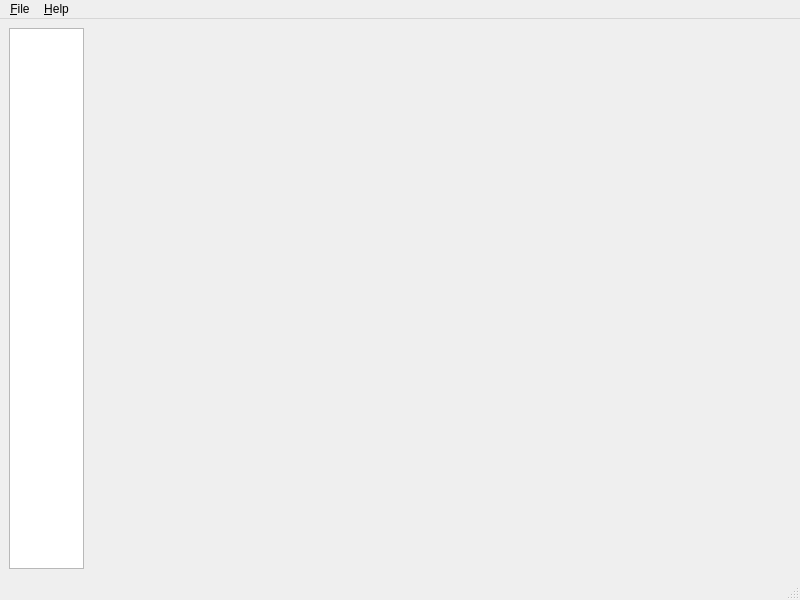
<?xml version="1.0" encoding="UTF-8"?>
<ui version="4.0">
 <class>MainWindow</class>
 <widget class="QMainWindow" name="MainWindow">
  <property name="geometry">
   <rect>
    <x>0</x>
    <y>0</y>
    <width>800</width>
    <height>600</height>
   </rect>
  </property>
  <property name="windowIcon">
   <iconset>:/stressed-icon.svg</iconset>
  </property>
  <widget class="QWidget" name="centralwidget">
   <layout class="QHBoxLayout">
    <item>
     <widget class="QListView" name="resourcesView">
      <property name="sizePolicy">
       <sizepolicy vsizetype="Expanding" hsizetype="Fixed">
        <horstretch>0</horstretch>
        <verstretch>0</verstretch>
       </sizepolicy>
      </property>
      <property name="maximumSize">
       <size>
        <width>75</width>
        <height>16777215</height>
       </size>
      </property>
      <property name="font">
       <font>
        <family>Monospace, Courier</family>
       </font>
      </property>
      <property name="contextMenuPolicy">
       <enum>Qt::CustomContextMenu</enum>
      </property>
      <property name="selectionMode">
       <enum>QAbstractItemView::ExtendedSelection</enum>
      </property>
      <widget class="QMenu" name="resourcesMenu">
       <action name="moveFirstResourcesAction">
        <property name="text">
         <string>Move &amp;first</string>
        </property>
       </action>
       <action name="moveUpResourcesAction">
        <property name="text">
         <string>Move &amp;up</string>
        </property>
       </action>
       <action name="moveDownResourcesAction">
        <property name="text">
         <string>Move &amp;down</string>
        </property>
       </action>
       <action name="moveLastResourcesAction">
        <property name="text">
         <string>Move &amp;last</string>
        </property>
       </action>
       <action name="sortResourcesAction">
        <property name="text">
         <string>&amp;Sort</string>
        </property>
       </action>
       <action name="insertResourceAction">
        <property name="text">
         <string>&amp;Insert</string>
        </property>
       </action>
       <action name="duplicateResourceAction">
        <property name="text">
         <string>Du&amp;plicate</string>
        </property>
       </action>
       <action name="renameResourceAction">
        <property name="text">
         <string>Re&amp;name</string>
        </property>
       </action>
       <action name="removeResourcesAction">
        <property name="text">
         <string>&amp;Remove</string>
        </property>
       </action>
       <addaction name="moveFirstResourcesAction" />
       <addaction name="moveUpResourcesAction" />
       <addaction name="moveDownResourcesAction" />
       <addaction name="moveLastResourcesAction" />
       <addaction name="sortResourcesAction" />
       <addaction name="separator" />
       <addaction name="insertResourceAction" />
       <addaction name="duplicateResourceAction" />
       <addaction name="renameResourceAction" />
       <addaction name="separator" />
       <addaction name="removeResourcesAction" />
      </widget>
     </widget>
    </item>
    <item>
     <widget class="QWidget" native="1" name="container">
      <layout class="QVBoxLayout">
       <property name="leftMargin">
        <number>0</number>
       </property>
       <property name="topMargin">
        <number>0</number>
       </property>
       <property name="rightMargin">
        <number>0</number>
       </property>
       <property name="bottomMargin">
        <number>0</number>
       </property>
      </layout>
     </widget>
    </item>
   </layout>
  </widget>
  <widget class="QStatusBar" name="statusBar" />
  <widget class="QMenuBar" name="menubar">
   <widget class="QMenu" name="menu_File">
    <property name="title">
     <string>&amp;File</string>
    </property>
    <action name="action_New">
     <property name="text">
      <string>&amp;New</string>
     </property>
     <property name="shortcut">
      <string>Ctrl+N</string>
     </property>
    </action>
    <action name="action_Open">
     <property name="text">
      <string>&amp;Open...</string>
     </property>
     <property name="shortcut">
      <string>Ctrl+O</string>
     </property>
    </action>
    <action name="action_Save">
     <property name="text">
      <string>&amp;Save</string>
     </property>
     <property name="shortcut">
      <string>Ctrl+S</string>
     </property>
    </action>
    <action name="action_SaveAs">
     <property name="text">
      <string>Save &amp;As...</string>
     </property>
     <property name="shortcut">
      <string>Ctrl+Shift+S</string>
     </property>
    </action>
    <action name="action_Quit">
     <property name="text">
      <string>&amp;Quit</string>
     </property>
     <property name="shortcut">
      <string>Ctrl+Q</string>
     </property>
    </action>
    <addaction name="action_New" />
    <addaction name="action_Open" />
    <addaction name="separator" />
    <addaction name="action_Save" />
    <addaction name="action_SaveAs" />
    <addaction name="separator" />
    <addaction name="action_Quit" />
   </widget>
   <addaction name="menu_File" />
   <widget class="QMenu" name="menu_Help">
    <property name="title">
     <string>&amp;Help</string>
    </property>
    <action name="action_Manual">
     <property name="text">
      <string>Online &amp;manual</string>
     </property>
     <property name="shortcut">
      <string>F1</string>
     </property>
    </action>
    <action name="action_About">
     <property name="text">
      <string>&amp;About</string>
     </property>
    </action>
    <addaction name="action_Manual" />
    <addaction name="action_About" />
   </widget>
   <addaction name="menu_Help" />
  </widget>
 </widget>
 <resources/>
 <connections>
  <connection>
   <sender>action_New</sender>
   <signal>triggered()</signal>
   <receiver>MainWindow</receiver>
   <slot>reset()</slot>
  </connection>
  <connection>
   <sender>action_Open</sender>
   <signal>triggered()</signal>
   <receiver>MainWindow</receiver>
   <slot>open()</slot>
  </connection>
  <connection>
   <sender>action_Save</sender>
   <signal>triggered()</signal>
   <receiver>MainWindow</receiver>
   <slot>save()</slot>
  </connection>
  <connection>
   <sender>action_SaveAs</sender>
   <signal>triggered()</signal>
   <receiver>MainWindow</receiver>
   <slot>saveAs()</slot>
  </connection>
  <connection>
   <sender>action_Quit</sender>
   <signal>triggered()</signal>
   <receiver>MainWindow</receiver>
   <slot>close()</slot>
  </connection>
  <connection>
   <sender>action_Manual</sender>
   <signal>triggered()</signal>
   <receiver>MainWindow</receiver>
   <slot>manual()</slot>
  </connection>
  <connection>
   <sender>action_About</sender>
   <signal>triggered()</signal>
   <receiver>MainWindow</receiver>
   <slot>about()</slot>
  </connection>
  <connection>
   <sender>resourcesView</sender>
   <signal>customContextMenuRequested(QPoint)</signal>
   <receiver>MainWindow</receiver>
   <slot>resourcesContextMenu(QPoint)</slot>
  </connection>
  <connection>
   <sender>moveFirstResourcesAction</sender>
   <signal>triggered()</signal>
   <receiver>MainWindow</receiver>
   <slot>moveFirstResources()</slot>
  </connection>
  <connection>
   <sender>moveUpResourcesAction</sender>
   <signal>triggered()</signal>
   <receiver>MainWindow</receiver>
   <slot>moveUpResources()</slot>
  </connection>
  <connection>
   <sender>moveDownResourcesAction</sender>
   <signal>triggered()</signal>
   <receiver>MainWindow</receiver>
   <slot>moveDownResources()</slot>
  </connection>
  <connection>
   <sender>moveLastResourcesAction</sender>
   <signal>triggered()</signal>
   <receiver>MainWindow</receiver>
   <slot>moveLastResources()</slot>
  </connection>
  <connection>
   <sender>sortResourcesAction</sender>
   <signal>triggered()</signal>
   <receiver>MainWindow</receiver>
   <slot>sortResources()</slot>
  </connection>
  <connection>
   <sender>insertResourceAction</sender>
   <signal>triggered()</signal>
   <receiver>MainWindow</receiver>
   <slot>insertResource()</slot>
  </connection>
  <connection>
   <sender>duplicateResourceAction</sender>
   <signal>triggered()</signal>
   <receiver>MainWindow</receiver>
   <slot>duplicateResource()</slot>
  </connection>
  <connection>
   <sender>renameResourceAction</sender>
   <signal>triggered()</signal>
   <receiver>MainWindow</receiver>
   <slot>renameResource()</slot>
  </connection>
  <connection>
   <sender>removeResourcesAction</sender>
   <signal>triggered()</signal>
   <receiver>MainWindow</receiver>
   <slot>removeResources()</slot>
  </connection>
 </connections>
</ui>
